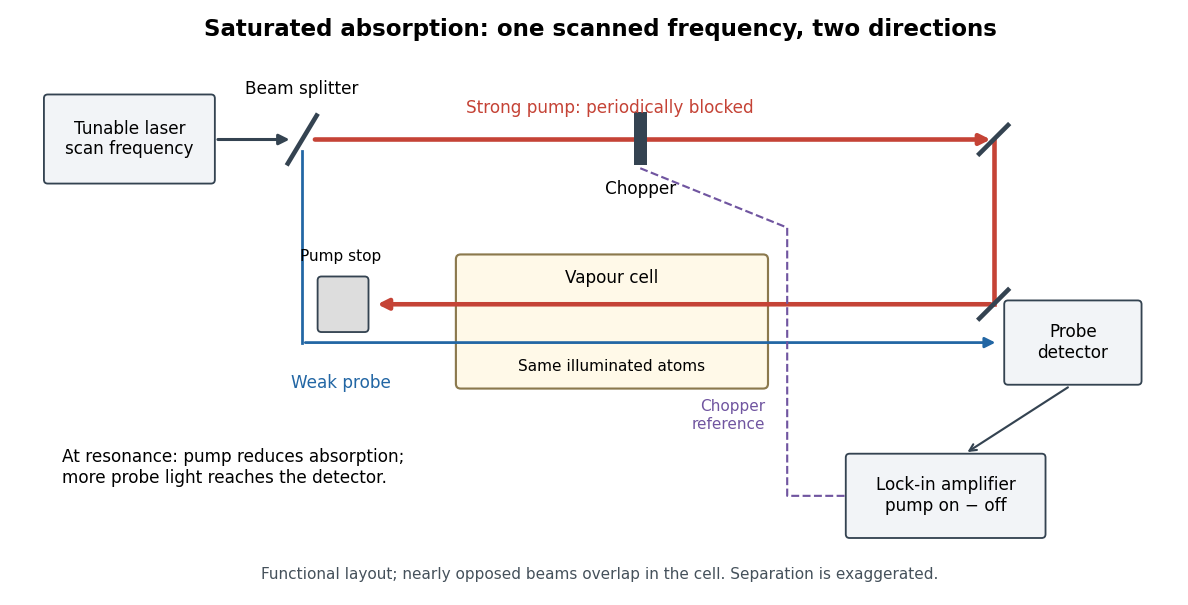

The Python source for this figure:
"""Original functional diagram; Python 3.14, matplotlib 3.10.7.

Run from _media; emits the matching opaque PNG in the working directory.
"""
from pathlib import Path

import matplotlib.pyplot as plt
from matplotlib.patches import FancyArrowPatch, FancyBboxPatch, Rectangle


def main():
    plt.rcParams.update({"font.size": 11, "font.family": "DejaVu Sans"})
    fig, ax = plt.subplots(figsize=(10.8, 5.5), dpi=110, facecolor="white")
    ax.set(xlim=(0, 12), ylim=(0, 6))
    ax.axis("off")
    red, blue, purple = "#c54336", "#2266a4", "#7055a0"

    def box(x, y, w, h, text, color="#f2f4f7"):
        ax.add_patch(FancyBboxPatch((x, y), w, h, boxstyle="round,pad=0.04",
                                   facecolor=color, edgecolor="#344351", lw=1.2))
        ax.text(x+w/2, y+h/2, text, ha="center", va="center")

    def arrow(a, b, color, width=2):
        ax.add_patch(FancyArrowPatch(a, b, arrowstyle="-|>", mutation_scale=14,
                                     lw=width, color=color))

    ax.text(6, 5.75, "Saturated absorption: one scanned frequency, two directions",
            ha="center", fontsize=15, weight="bold")
    box(.25, 4.25, 1.7, .85, "Tunable laser\nscan frequency")
    arrow((1.99, 4.67), (2.8, 4.67), "#344351")
    ax.plot([2.75, 3.05], [4.42, 4.92], color="#344351", lw=3)
    ax.text(2.9, 5.15, "Beam splitter", ha="center")
    arrow((3, 4.67), (10.1, 4.67), red, 3)
    ax.text(6.1, 4.95, "Strong pump: periodically blocked", color=red, ha="center")
    ax.add_patch(Rectangle((6.35, 4.4), .14, .56, facecolor="#344351"))
    ax.text(6.42, 4.1, "Chopper", ha="center")
    ax.plot([10.1, 10.1], [4.67, 2.95], color=red, lw=3)
    ax.plot([9.95, 10.25], [4.52, 4.82], color="#344351", lw=3)
    ax.plot([9.95, 10.25], [2.8, 3.1], color="#344351", lw=3)
    arrow((10.1, 2.95), (3.65, 2.95), red, 3)
    box(3.1, 2.7, .45, .5, "", "#dddddd")
    ax.text(3.3, 3.4, "Pump stop", ha="center", fontsize=10)
    ax.plot([2.9, 2.9], [4.55, 2.55], color=blue, lw=1.8)
    arrow((2.9, 2.55), (10.15, 2.55), blue, 1.8)
    ax.text(3.3, 2.08, "Weak probe", color=blue, ha="center")
    ax.add_patch(FancyBboxPatch((4.55, 2.12), 3.15, 1.3,
                               boxstyle="round,pad=0.05", facecolor="#fff9e8",
                               edgecolor="#8b794d", lw=1.4, zorder=0))
    ax.text(6.12, 3.17, "Vapour cell", ha="center")
    ax.text(6.12, 2.25, "Same illuminated atoms", ha="center", fontsize=10)
    box(10.25, 2.15, 1.35, .8, "Probe\ndetector")
    box(8.6, .55, 2, .8, "Lock-in amplifier\npump on − off")
    ax.annotate("", xy=(9.8, 1.39), xytext=(10.9, 2.1),
                arrowprops={"arrowstyle": "->", "color": "#344351", "lw": 1.4})
    ax.plot([6.42, 7.95, 7.95, 8.55], [4.37, 3.75, .95, .95],
            ls="--", color=purple, lw=1.4)
    ax.text(7.72, 1.65, "Chopper\nreference", ha="right", color=purple, fontsize=10)
    ax.text(.4, 1.25, "At resonance: pump reduces absorption;\nmore probe light reaches the detector.",
            fontsize=11, va="center")
    ax.text(6, .08, "Functional layout; nearly opposed beams overlap in the cell. Separation is exaggerated.",
            ha="center", fontsize=10, color="#45515b")
    fig.subplots_adjust(left=.02, right=.99, top=.98, bottom=.03)
    fig.savefig(Path.cwd() / (Path(__file__).stem + ".png"), facecolor="white")
    plt.close(fig)


if __name__ == "__main__":
    main()
